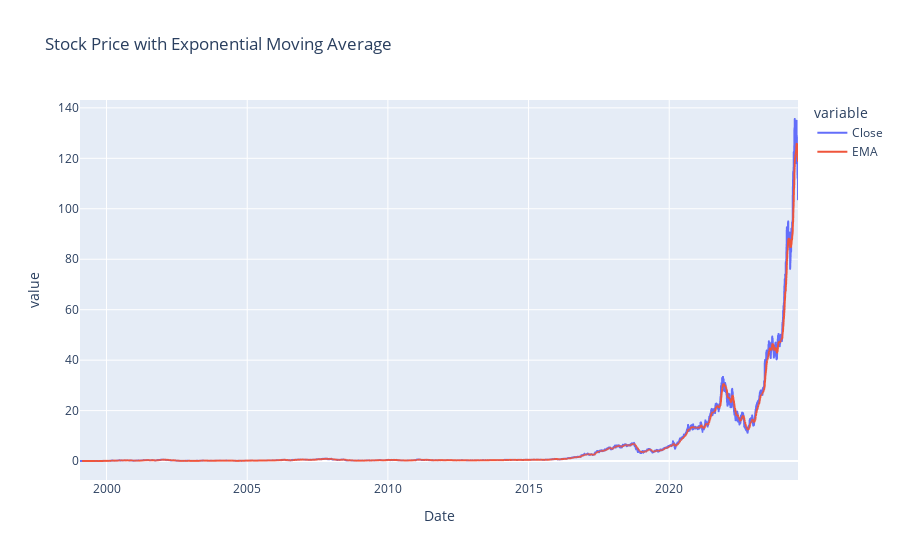

Source (notebook cell):
### Code cell
fa.plot_ema()

### Figure 1 — Plotly figure (JSON) as saved in the notebook; plotly's stock layout.template omitted (floating-point values rounded to 4 significant figures; data arrays with more than 128 entries replaced by an {"elided": "..."} marker saying what was removed)
{"data": [{"hovertemplate": "variable=Close<br>Date=%{x}<br>value=%{y}<extra></extra>", "legendgroup": "Close", "line": {"color": "#636efa", "dash": "solid"}, "marker": {"symbol": "circle"}, "mode": "lines", "name": "Close", "showlegend": true, "type": "scattergl", "x": {"elided": "6421 str values"}, "xaxis": "x", "y": {"elided": "6421 float values"}, "yaxis": "y"}, {"hovertemplate": "variable=EMA<br>Date=%{x}<br>value=%{y}<extra></extra>", "legendgroup": "EMA", "line": {"color": "#EF553B", "dash": "solid"}, "marker": {"symbol": "circle"}, "mode": "lines", "name": "EMA", "showlegend": true, "type": "scattergl", "x": {"elided": "6421 str values"}, "xaxis": "x", "y": {"elided": "6421 float values"}, "yaxis": "y"}], "layout": {"legend": {"title": {"text": "variable"}, "tracegroupgap": 0}, "title": {"text": "Stock Price with Exponential Moving Average"}, "xaxis": {"anchor": "y", "domain": [0, 1], "title": {"text": "Date"}}, "yaxis": {"anchor": "x", "domain": [0, 1], "title": {"text": "value"}}}}
